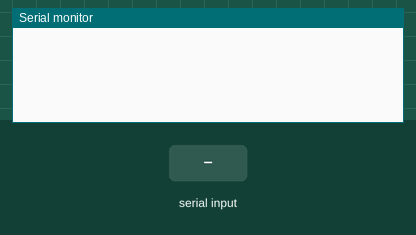
Simulated run of this sketch. Board: Arduino Mega 2560, built with avr-gcc and run on an emulated ATmega2560. On the bench: the last lines printed to the serial monitor. Inputs (shaded band) come from the test bench.

Above: at 1.2 s.
1.3 s: "1" received over the second serial link
At 2.7 s:
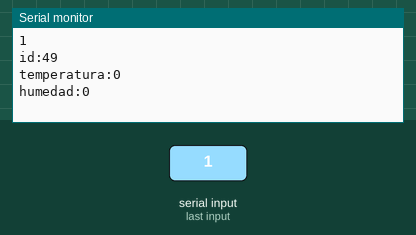
3.8 s: "0" received over the second serial link
At 5.2 s:
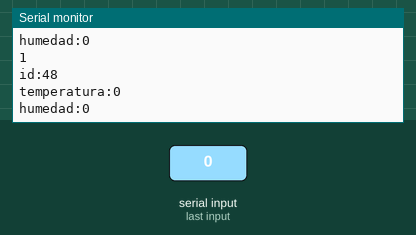
5.3 s: "2" received over the second serial link
At 6.9 s:
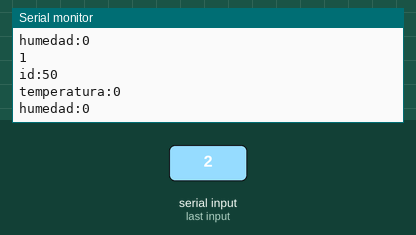

Measured:
- after the input at 1.3 s, the serial monitor: prints a new line after 1.0 s (image 1)
- after the input at 3.8 s, the serial monitor: prints a new line after 1.0 s (image 2)
- after the input at 5.3 s, the serial monitor: prints a new line after 1.0 s (image 3)

The sketch:

StructRecibir.ino
```cpp
/*
  StructRecibir

  created 26 Jun 2020
  by Fabian Astudillo-Salinas
     <fabian.astudillos@ucuenca.edu.ec>
*/

#define SIZE_SENSOR 3

typedef struct {
  uint8_t id:8;
  uint16_t temperatura:9;
  uint8_t humedad:7;
} sensor;

sensor data;
char buf[SIZE_SENSOR];

// the setup function runs once when you press reset or power the board
void setup() {
  // initialize digital pin LED_BUILTIN as an output.
  //pinMode(LED_BUILTIN, OUTPUT);
  Serial.begin(9600);
  Serial3.begin(9600);
}

// the loop function runs over and over again forever
void loop() {
  int len = Serial3.readBytes(buf,SIZE_SENSOR);
//  int size = Serial3.available();
  if (len > 0) {
    memcpy(&data, &buf, SIZE_SENSOR);
    Serial.println(String(len));
    Serial.print("id:");
    Serial.println(data.id);
    Serial.print("temperatura:");
    Serial.println(data.temperatura);
    Serial.print("humedad:");
    Serial.println(data.humedad);
    Serial.println();
  }
}
```
